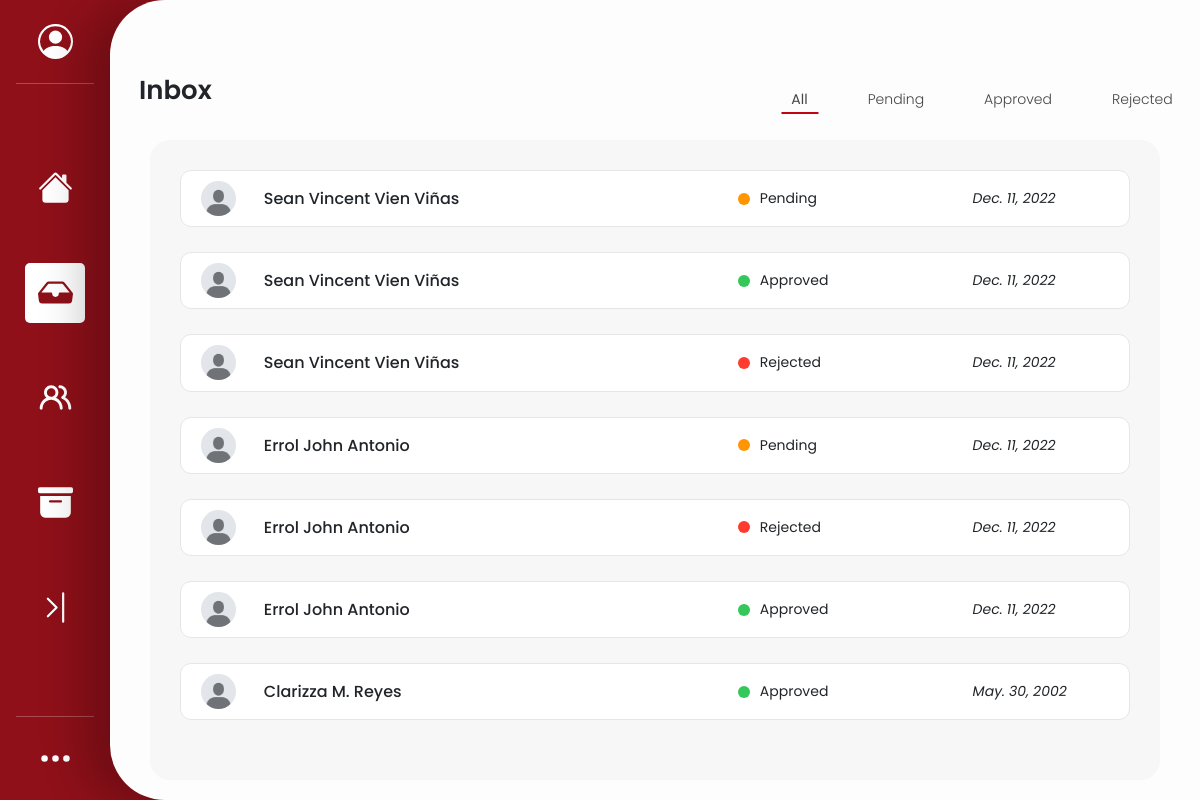
Page /php/inbox.php (signed in) on the committed database.
### tables this page shows
CREATE TABLE `inbox` (
  `student_id` bigint(11) NOT NULL,
  `student_name` varchar(64) NOT NULL,
  `student_status` mediumtext NOT NULL,
  `request_date` date NOT NULL
);

### php/fetch_inbox.php (the view, shortened to what this page needs)
<?php
include 'config.php';
$filter = isset($_GET['status']) ? strtolower($_GET['status']) : 'all';
if ($filter === 'all') {
    $query = "SELECT * FROM inbox ORDER BY student_id DESC";
} else {
    $query = "SELECT * FROM inbox WHERE LOWER(student_status) = '$filter' ORDER BY student_id DESC";
}
$result = $conn->query($query);
if ($result && $result->num_rows > 0) {
    while ($row = $result->fetch_assoc()) {
        $status_class = '';
        $status_text = '';
        $status = strtolower($row['student_status']);
        switch ($status) {
            case 'approved':
                $status_class = 'status-approved';
                $status_text = 'Approved';
                break;
            case 'rejected':
                $status_class = 'status-rejected';
                $status_text = 'Rejected';
                break;
            case 'pending':
                $status_class = 'status-pending';
                $status_text = 'Pending';
                break;
        }
        ?>
        <div class="inbox-item d-flex flex-row" data-status="<?php echo $status; ?>">
            <div class="student_pic"></div>
            <div class="inbox-student-name">
                <h5
                        class="student-link"
                        data-bs-toggle="modal"
                        data-bs-target="#studentModal"
                        data-name="<?php echo htmlspecialchars($row['student_name']); ?>"
                        data-status="<?php echo htmlspecialchars($row['student_status']); ?>"
                        data-date="<?php echo htmlspecialchars($row['request_date']); ?>"
                >
                    <?php echo htmlspecialchars($row['student_name']); ?>
                </h5>
            </div>
            <div class="inbox-status-circle <?php echo $status_class; ?>"></div>
            <div class="inbox-status"><?php echo $status_text; ?></div>
            <div class="inbox-date"><?php echo date('M. d, Y', strtotime($row['request_date'])); ?></div>
        </div>
        <?php
    }
} else {
    echo "<p>No records found for the selected filter.</p>";
}

### css/inbox_styles.css (style rules this page uses)
:root { --icon-width: 35px; --main-red: #8f1019; --dark-mode: #1a1a1a; }
body { font-family: "Poppins", sans-serif; font-weight: 600; font-style: normal; }
.inbox-item { background-color: #ffffff; padding: 15px; display: flex; flex-direction: column; justify-content: space-between; border-width: 3px; box-sizing: border-box; border: 0.5px solid #c2c2c2bc; border-radius: 11px; }
.student_pic { margin-left: 1%; width: 55px; height: 55px; top: calc(50% - 55px / 2 - 197.5px); background: url("../png/user.png") no-repeat center center; background-size: cover; border-radius: 50%; overflow: hidden; }
.inbox-item { display: flex; position: relative; justify-content: space-between; align-items: center; padding: 10px 0; }
.inbox-student-name { margin-left: 3%; margin-top: 8px; flex: 1; }
.inbox-status-circle { width: 15px; height: 15px; border-radius: 50%; }
.inbox-status { margin-left: 10px; font-size: 18px; width: 100px; margin-right: 10%; }
.inbox-date { margin-left: 20px; width: 100px; margin-right: 5%; }
.status-approved { background-color: #34c759; }
.status-rejected { background-color: #ff3b30; }
.status-pending { background-color: #ff9500; }
@media only screen and (min-width: 700px) { .student_pic { width: 35px; height: 35px; margin-left: 10px; } }
@media only screen and (min-width: 700px) { .inbox-student-name h5 { font-size: 16px; } }
@media only screen and (min-width: 700px) { .inbox-status-circle { width: 12px; height: 12px; } }
@media only screen and (min-width: 700px) { .inbox-status { font-size: 14px; font-weight: 400; } }
@media only screen and (min-width: 700px) { .inbox-date { font-size: 14px; font-weight: 400; font-style: italic; } }
@media only screen and (min-width: 700px) { .inbox-item { padding: 10px; border: .5px solid #e6e6e6; transition: all 0.3s ease-out; } }

### css/faculty_sidebar.css (style rules this page uses)
:root { --icon-width: 35px; --main-red: #8f1019; --dark-mode: #1a1a1a; }

### rows in the picture
inbox: student_name "Sean Vincent Vien Viñas", student_status "Pending", request_date "Dec. 11, 2022"
inbox: student_name "Sean Vincent Vien Viñas", student_status "Approved", request_date "Dec. 11, 2022"
inbox: student_name "Sean Vincent Vien Viñas", student_status "Rejected", request_date "Dec. 11, 2022"
inbox: student_name "Errol John Antonio", student_status "Pending", request_date "Dec. 11, 2022"
inbox: student_name "Errol John Antonio", student_status "Rejected", request_date "Dec. 11, 2022"
inbox: student_name "Errol John Antonio", student_status "Approved", request_date "Dec. 11, 2022"
inbox: student_name "Clarizza M. Reyes", student_status "Approved", request_date "May. 30, 2002"
